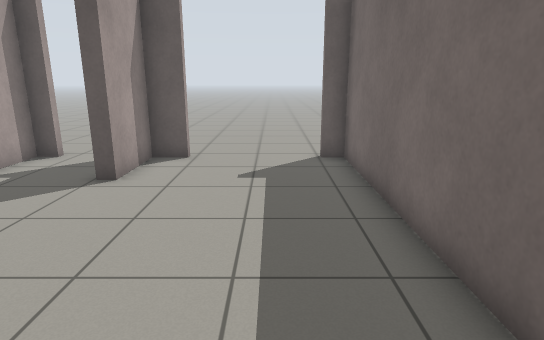
View 1 (above)

16 first-person views from a walk through a Gazebo world. The camera is 1.2 m above the floor, tilts 14° down and sees 75° across. The floor is counted in squares, 0.5 m on a side. Each view is taken from the middle of a square. On the plan, view 1 faces up. The plan holds only what a view shows up to about 20 squares ahead; the rest is blank.

View 2
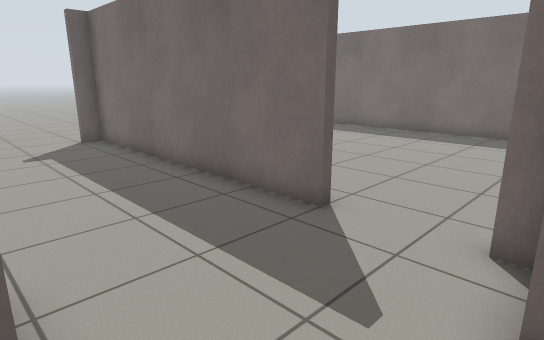

View 3
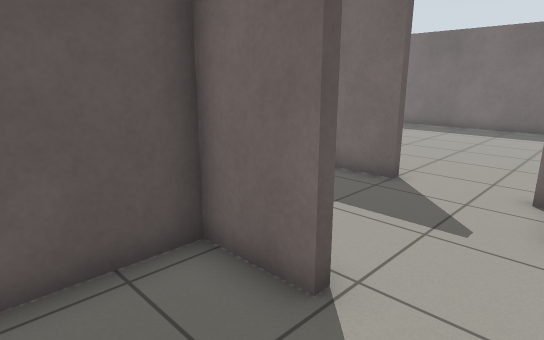

View 4
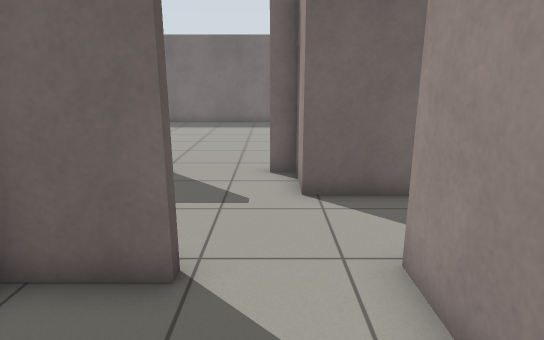

View 5
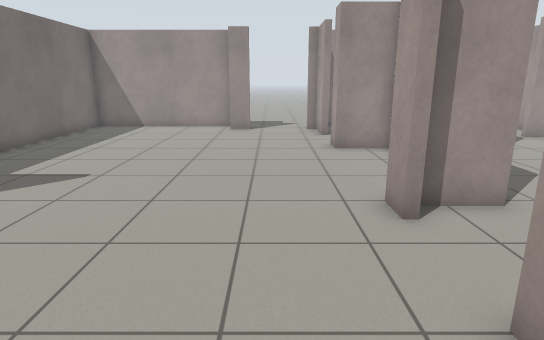

View 6
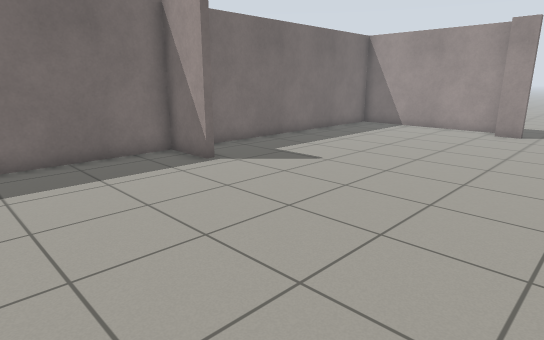

View 7
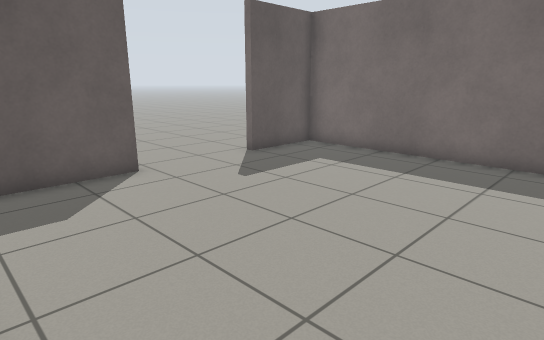

View 8
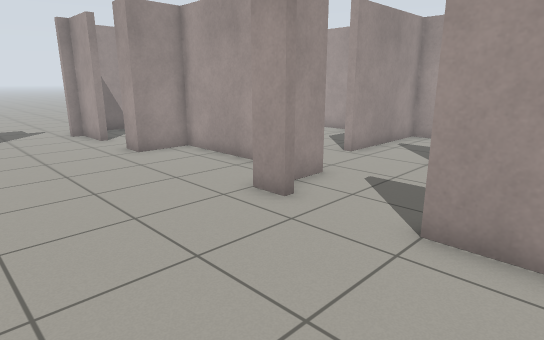

View 9
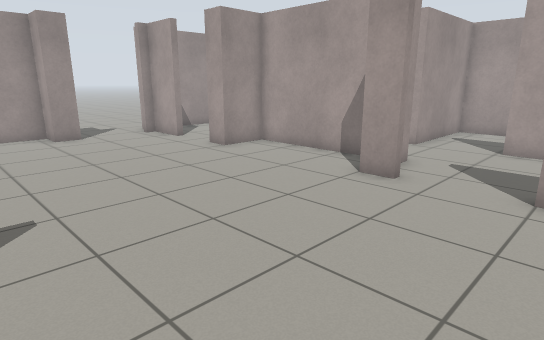

View 10
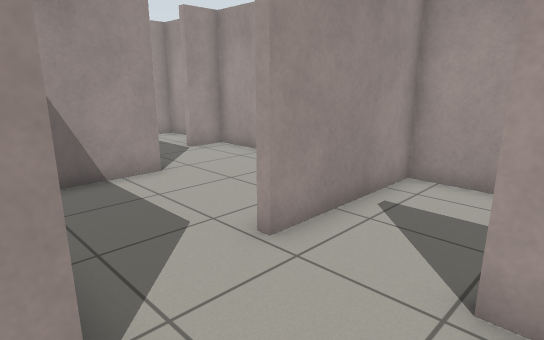

View 11
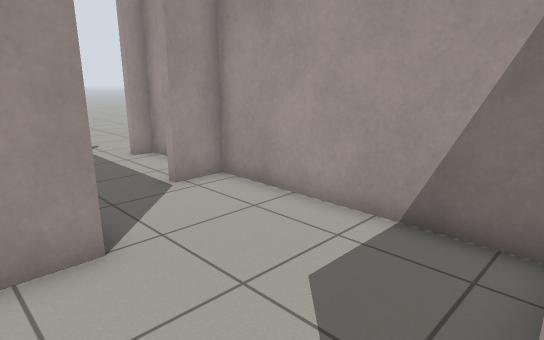

View 12
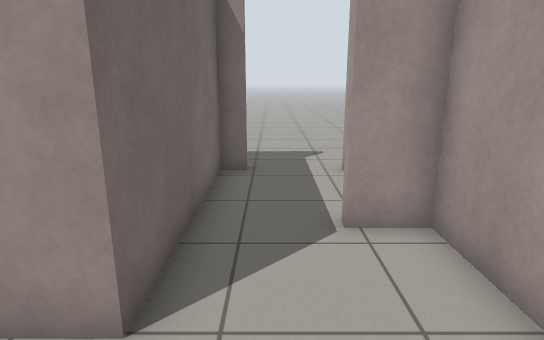

View 13
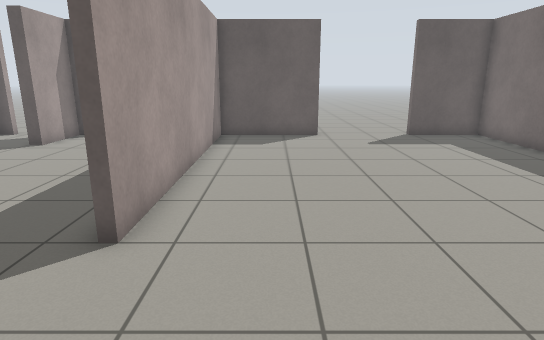

View 14
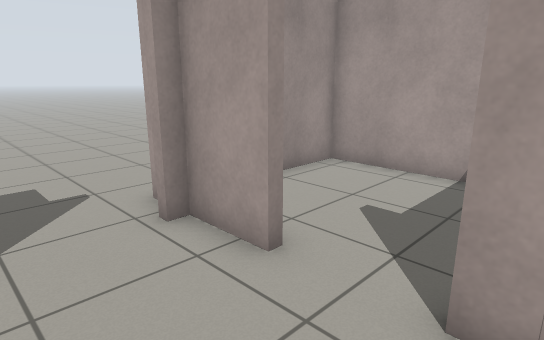

View 15
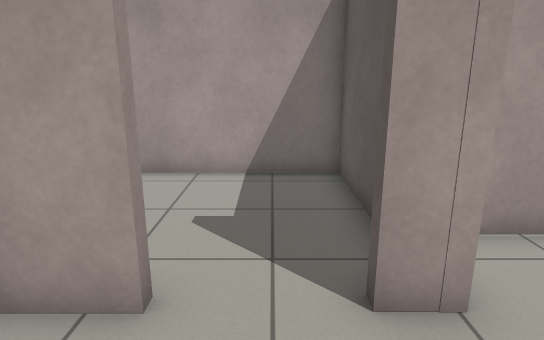

View 16
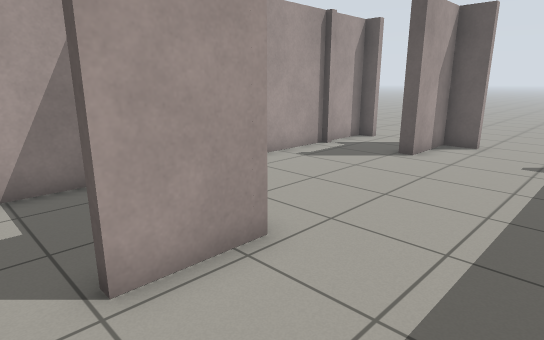

### Floor plan
Points are (right, up) in squares from view 1. A wall is a line through its corners. A room is listed if a view was taken in it or the views show most of it. See-through windows are left out.
Room 1 (views 1, 2, 3, 4, 10, 11, 16)
walls: (-3.1, -1.9) (-3.1, 0.4) (-5.8, 0.4); (-2.8, 0.8) (-2.8, -1.9); (-7.7, -0.4) (-7.7, -4.7) (-2.8, -4.7) (-2.8, -5.1); (0.4, -6) (0.4, -3.7) (2.4, -3.7) (2.4, -2.9); (2.7, 0) (2.4, 0)
ways out: opening at (2, -1.5) to room 2; opening at (-1.5, -5) to room 5; opening at (-0.5, 0)
Room 2 (views 5, 6, 7, 8, 9, 13, 14, 15)
walls: (12.3, -3.4) (14.5, -3.4) (14.5, 11.3) (11.4, 11.3); (2.4, -2.9) (2.7, -2.9) (2.7, -4); (0.7, -5.1) (0.7, -9.9) (2.7, -9.9) (2.7, -11); (2.7, -13.2) (2.7, -15.4) (3.2, -15.4); (6.1, -15.4) (7.1, -15.4) (7.1, -16.6) (14.5, -16.6) (14.5, -5.2); (7.1, 11.3) (2.7, 11.3) (2.7, 0)
ways out: opening at (2, -1.5) to room 1; opening at (2, -18) to room 3; opening at (2, -12) to room 4; opening at (9.5, 11)
Room 3 (view 12)
walls: (-7.7, -14.9) (-7.7, -16.6) (-7, -16.6); (-3.6, -16.6) (-3.6, -9.9) (-2.4, -9.9); (-7.7, -5.5) (-7.7, -12.6) (-6.2, -12.6) (-6.2, -13)
ways out: opening at (2, -18) to room 2; opening at (-3.5, -7.5) to room 5; opening at (-7.5, -18)
Room 4 (no view inside)
walls: (0.1, -10.2) (-3.3, -10.2) (-3.3, -16.6) (2, -16.6)
ways out: opening at (2, -12) to room 2
Room 5 (no view inside)
walls: (-2.4, -9.9) (-1, -9.9)
ways out: opening at (-1.5, -5) to room 1; opening at (-3.5, -7.5) to room 3

Where each view was taken, in squares from view 1:
view 1: 0 up, 0 right, facing up
view 2: 4 down, 3 left, facing up-right
view 3: 4 down, 6 left, facing up-right
view 4: 3 down, 7 left, facing right
view 5: 3 up, 5 right, facing down
view 6: 3 up, 3 right, facing down-right
view 7: 2 up, 3 right, facing up-right
view 8: 2 up, 8 right, facing down-left
view 9: 1 up, 11 right, facing down-left
view 10: 1 down, 1 right, facing down-left
view 11: 5 down, 2 left, facing down-left
view 12: 7 down, 5 left, facing down
view 13: 5 down, 5 right, facing up
view 14: 10 down, 6 right, facing down-left
view 15: 12 down, 6 right, facing left
view 16: 3 down, 1 right, facing up-left
